Frame 1 (no input): blank canvas, image omitted
Frame 60 (the mouse pressed at the canvas centre just before this capture): blank canvas, image omitted
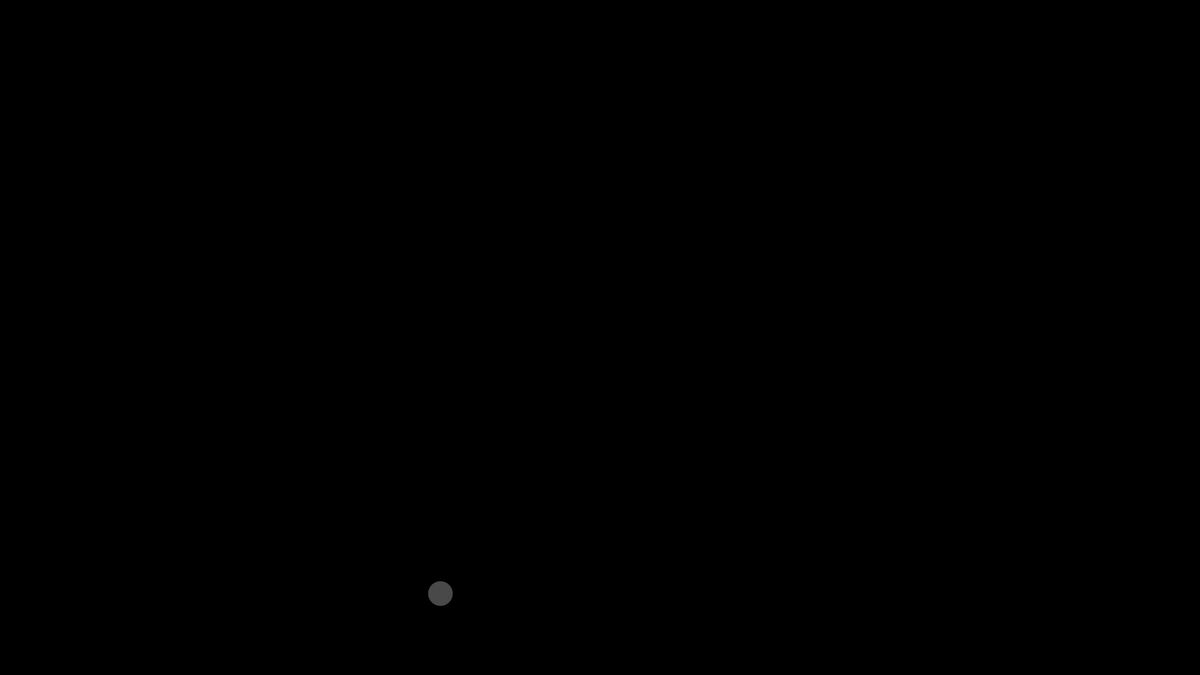
Frame 120 (the mouse held since frame 60 and released just before this capture)

The Processing sketch whose frames 1 and 60 were blank and that drew this single picture after the mouse press (run headless with seeded random() and noise(); from frame 60 on, the mouse is pressed at the canvas centre):

// Processing sketch: balls_conflict
// ── balls_conflict.pde
int numBalls;
Ball balls[] = new Ball[1000];
float spring = 100;
float reduction = 0.99;
float gravity = 0.1;

void setup(){
  size(1600, 900);
  smooth();
  noStroke();
  frameRate(60);
}

void draw(){
  background(0);
  for(int i = 0; i < numBalls; i++){
    balls[i].display();
    balls[i].move();
    balls[i].bound();
    balls[i].collide();
  }
}

class Ball{
  float posX, posY;
  float radius, mass;
  float speedX, speedY;
  color clr;
  int idno;
  Ball[] others;
  
  Ball(float x, float y, float r, float sx, float sy, int id, color c, Ball[] o){
    posX = x;
    posY = y;
    radius = r;
    speedX = sx;
    speedY = sy;
    clr = c;
    idno = id;
    mass = radius * radius;
    others = o;
  }
  
  void move(){
    speedX *= reduction;
    speedY *= reduction;
    posX += speedX;
    posY += speedY;
    speedY += gravity;
  }
  
  void bound(){
    if(posX + radius >= width){
      speedX = -speedX;
      posX = width - radius;
    }
    if(posX - radius <= 0){
      speedX = -speedX;
      posX = radius;
    }
    if(posY + radius >= height){
      speedY = -speedY;
      posY = height - radius;
    }
    if(posY - radius <= 0){
      speedY = -speedY;
      posY = radius;
    }
  }
  
  void collide(){
    for(int i = idno + 1; i < numBalls; i++){
      float dx = others[i].posX - posX;
      float dy = others[i].posY - posY;
      float distance = sqrt(dx*dx + dy*dy);
      float critical = others[i].radius + radius;
      if(distance < critical){
        float force = spring * (critical - distance);
        float theta = atan2(dy, dx);
        float ax = -force * cos(theta) / mass;
        float ay = -force * sin(theta) / mass;
        speedX += ax;
        speedY += ay;
        ax = force * cos(theta) / others[i].mass;
        ay = force * sin(theta) / others[i].mass;
        others[i].speedX += ax;
        others[i].speedY += ay;
      }
    }
  }
  
  void display(){
    fill(clr);
    ellipse(posX, posY, radius*2, radius*2);
  }
  
}

void mousePressed(){
  float x = mouseX;
  float y = mouseY;
  float d = random(10, 20);
  float sx = random(-10, 10);
  float sy = random(-10, 10);
  color c = color(random(128, 255), random(64, 128));
  balls[numBalls] = new Ball(x, y, d, sx, sy, numBalls, c, balls);
  numBalls += 1;
}
